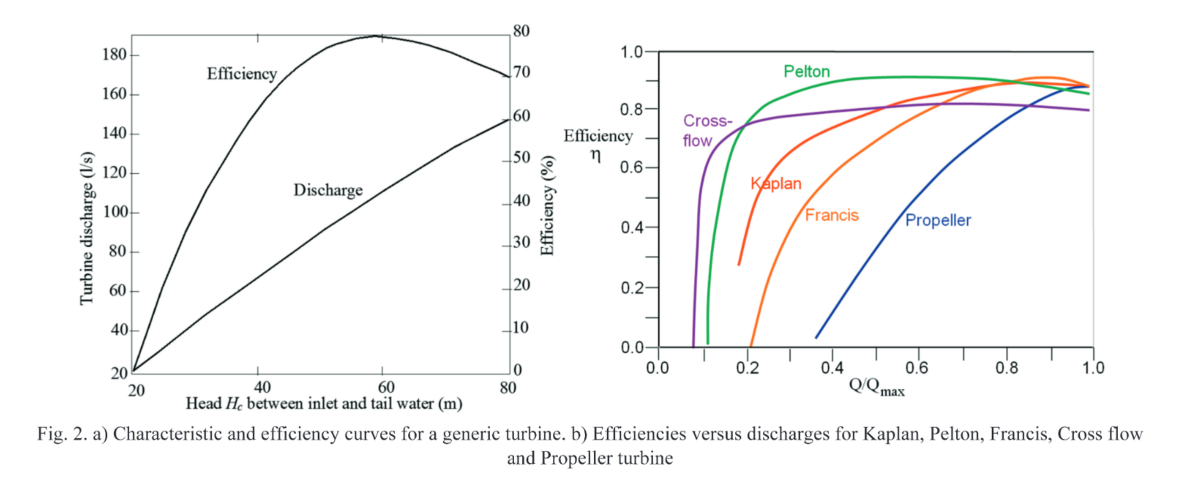
#> input picture analysis/turbine_curves/sinagra_fig2.png, 2388 x 961 px (shown at 1/2 size)
$ python digitize_efficiency.py
#> lines starting #> are read from the running program, lines starting #| are printed output that depends on the picture; after the words box and inside, x2 and y2 are one past the last pixel; in counts of white or black regions, pixels touching at a corner belong together
"""Digitize the efficiency-vs-discharge curves of Sinagra et al. Fig. 2b
(Kaplan, Pelton, Francis, Cross-flow, Propeller) from the figure image, by
colour hue, and write them to efficiency_curves.csv (q = Q/Qmax, eta)."""

from pathlib import Path
import numpy as np
import pandas as pd
from PIL import Image
from matplotlib.colors import rgb_to_hsv

HERE = Path(__file__).parent
IMG = HERE / "sinagra_fig2.png"

# axis calibration, in pixels of the original image (found from the frame
# lines and the 0.6/0.9 tick marks)
X0_PX, X1_PX = 1317.5, 2185.5      # q = 0, q = 1
Y0_PX, Y1_PX = 694.0, 103.5        # eta = 0, eta = 1

# hue ranges in degrees; Kaplan (red) and Francis (orange) are close, so
# their split is the delicate one -- check it on the overlay figure
HUES = {
    "kaplan": (2, 20),
    "francis": (20, 40),
    "pelton": (120, 165),
    "propeller": (205, 235),
    "crossflow": (265, 300),
}

# text labels drawn in the same colours as the curves, (x0, x1, y0, y1) px
LABEL_BOXES = [
    (1555, 1665, 122, 160),    # Pelton
    (1360, 1465, 222, 300),    # Cross-flow
    (1495, 1610, 345, 385),    # Kaplan
    (1605, 1720, 405, 450),    # Francis
    (1805, 1950, 420, 462),    # Propeller
]


def hue_mask(hsv, lo, hi):
    h, s, v = hsv[..., 0] * 360, hsv[..., 1], hsv[..., 2]
    return (h >= lo) & (h < hi) & (s > 0.45) & (v > 0.35)


def main():
    rgb = np.array(Image.open(IMG).convert("RGB"))
    y_lo, y_hi = int(Y1_PX) - 5, int(Y0_PX) + 2
    x_lo, x_hi = int(X0_PX), int(X1_PX) + 1
    panel = rgb[y_lo:y_hi, x_lo:x_hi]
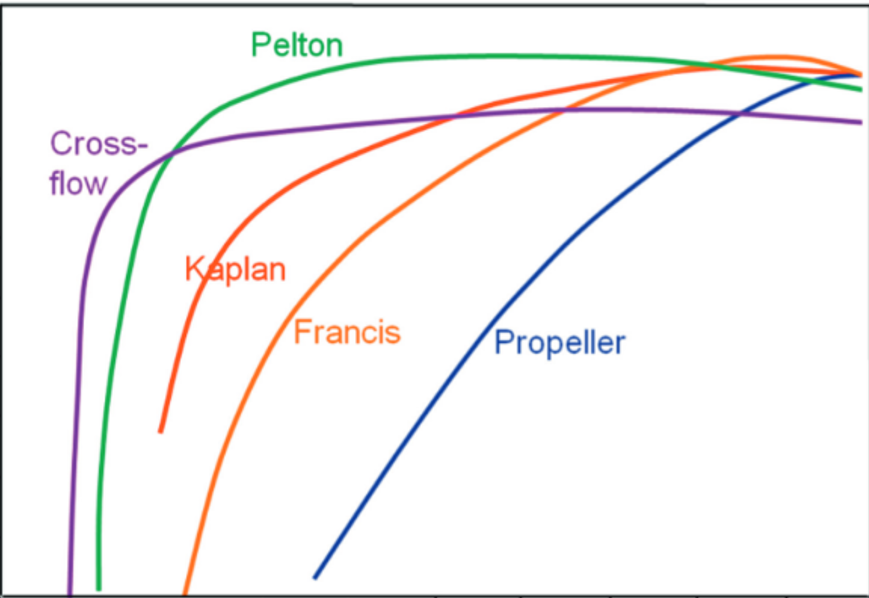
#> panel: shape (598, 869, 3); mean R, G, B 245, 243.4, 243
    hsv = rgb_to_hsv(panel / 255.0)
#> hsv: shape (598, 869, 3) float64; mean of channels 0, 1, 2 0.0683, 0.0448, 0.975

    blank = np.ones(panel.shape[:2], dtype=bool)
    for bx0, bx1, by0, by1 in LABEL_BOXES:
        blank[max(by0 - y_lo, 0):max(by1 - y_lo, 0),
              max(bx0 - x_lo, 0):max(bx1 - x_lo, 0)] = False

    rows = []
    for name, (lo, hi) in HUES.items():
        mask = hue_mask(hsv, lo, hi) & blank
        for col in range(mask.shape[1]):
            ys = np.where(mask[:, col])[0]
            if ys.size == 0:
                continue
            # a steep (near-vertical) segment spans many rows in one column:
            # keep the top of the run, which is where the curve leaves it
            row_px = ys.min() + y_lo if np.ptp(ys) > 6 else np.median(ys) + y_lo
            q = (col + x_lo - X0_PX) / (X1_PX - X0_PX)
            eta = (Y0_PX - row_px) / (Y0_PX - Y1_PX)
            rows.append((name, round(q, 4), round(eta, 4)))
#> this loop made 5 passes
#> pass 1, in hue_mask, `h, s, v = hsv[..., 0] * 360, hsv[..., 1], hsv[..., 2]`:
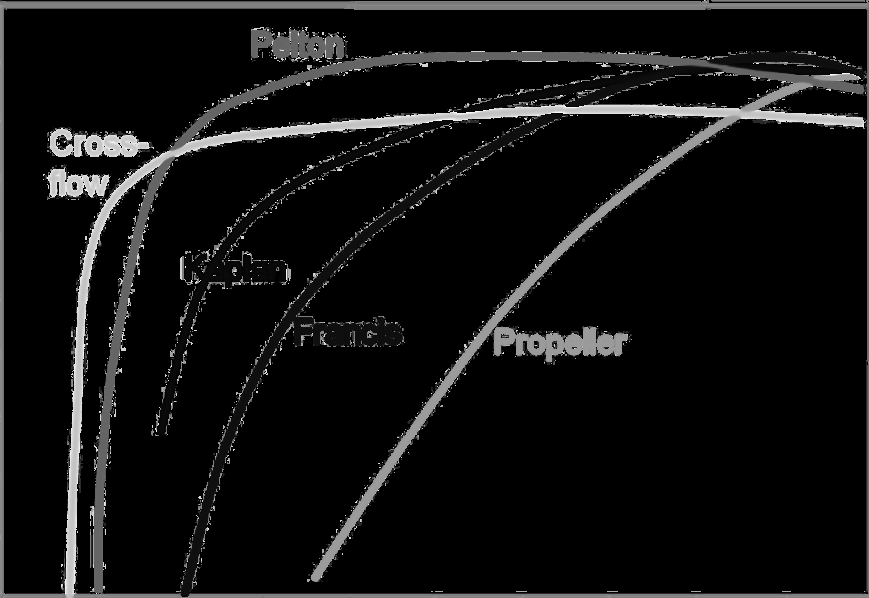
#> h: shape (598, 869) float64; min 0, max 359.6, mean 24.6; drawn with min black and max white
#> pass 1, in hue_mask, `h, s, v = hsv[..., 0] * 360, hsv[..., 1], hsv[..., 2]`:
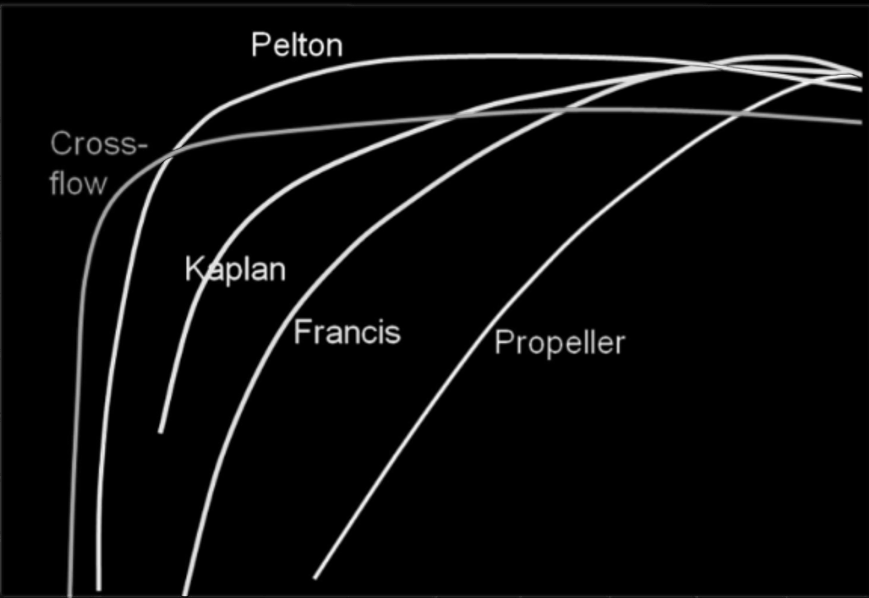
#> s: shape (598, 869) float64; min 0, max 1, mean 0.0448
#> pass 1, in hue_mask, `h, s, v = hsv[..., 0] * 360, hsv[..., 1], hsv[..., 2]`:
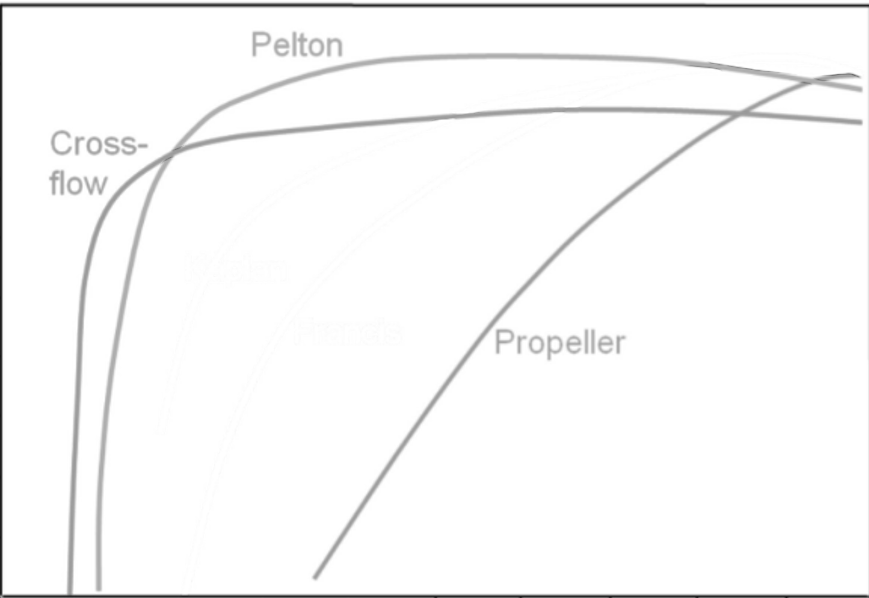
#> v: shape (598, 869) float64; min 0.0745, max 1, mean 0.975
#> pass 1, in main, `mask = hue_mask(hsv, lo, hi) & blank`:
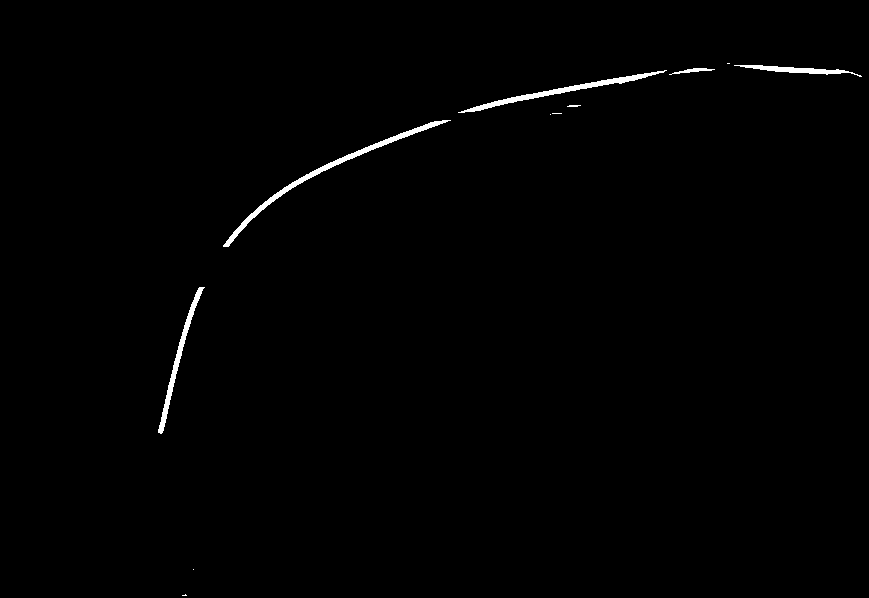
#> mask: shape (598, 869) bool; 0.73% white; 11 white regions (5 under 20 px), largest, box (x1, y1, x2, y2) and area: (223, 120, 451, 247) 1319, (458, 70, 667, 113) 1008, (158, 287, 205, 434) 789, (734, 65, 862, 77) 511, (669, 68, 715, 75) 117, (567, 105, 581, 107) 23
#> after the loop, rows = 3374 items, first 6: ('kaplan', 0.181, 0.28), ('kaplan', 0.183, 0.29), ('kaplan', 0.184, 0.295), ('kaplan', 0.185, 0.303), ('kaplan', 0.186, 0.312), ('kaplan', 0.187, 0.318)

    df = pd.DataFrame(rows, columns=["turbine", "q", "eta"])
#> df = table of 3374 rows and 3 columns
    df.to_csv(HERE / "efficiency_curves_raw.csv", index=False)
    print(df.groupby("turbine").agg(n=("q", "size"), q_min=("q", "min"),
                                    q_max=("q", "max"), eta_max=("eta", "max")))
#|              n   q_min   q_max  eta_max
#| turbine
#| crossflow  759  0.0778  0.9914   0.8840
#| francis    661  0.2091  0.9914   0.9162
#| kaplan     661  0.1815  0.9914   0.9026
#| pelton     765  0.1100  0.9914   0.9153
#| propeller  528  0.3600  0.9856   0.8806


if __name__ == "__main__":
    main()
